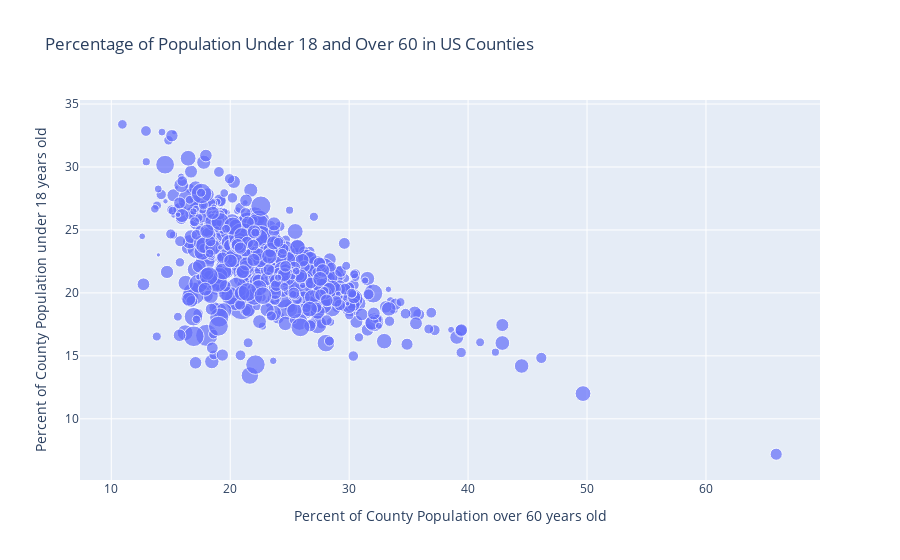

Here is the notebook cell this chart was saved with:
### Code cell
bubble_u18_o60_beds

### Figure 1 — Plotly figure (JSON) as saved in the notebook; plotly's stock layout.template omitted (floating-point values rounded to 4 significant figures; data arrays with more than 128 entries replaced by an {"elided": "..."} marker saying what was removed)
{"data": [{"customdata": {"elided": "817x2 mixed values"}, "hovertemplate": "Percent of County Population over 60 years old=%{x}<br>Percent of County Population under 18 years old=%{y}<br>Number of Hospital Beds per 1000 People=%{marker.size}<br>County, State Name=%{customdata[0]}<br>Total Population=%{customdata[1]}<extra></extra>", "legendgroup": "", "marker": {"color": "#636efa", "size": {"elided": "817 float values"}, "sizemode": "area", "sizeref": 0.0357, "symbol": "circle"}, "mode": "markers", "name": "", "showlegend": false, "type": "scatter", "x": {"elided": "817 float values"}, "xaxis": "x", "y": {"elided": "817 float values"}, "yaxis": "y"}], "layout": {"autosize": true, "legend": {"itemsizing": "constant", "tracegroupgap": 0}, "title": {"text": "Percentage of Population Under 18 and Over 60 in US Counties"}, "xaxis": {"anchor": "y", "autorange": true, "domain": [0, 1], "range": [7.56, 69.35], "title": {"text": "Percent of County Population over 60 years old"}, "type": "linear"}, "yaxis": {"anchor": "x", "autorange": true, "domain": [0, 1], "range": [4.887, 35.53], "title": {"text": "Percent of County Population under 18 years old"}, "type": "linear"}}}
